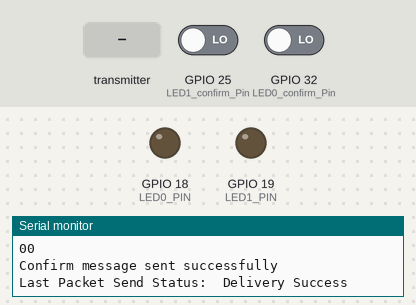
Bench run of a program on a simulated ESP32. On the bench: output pins drawn as LEDs (lit = HIGH), the last lines printed to the serial monitor. The inputs (shaded band) are chosen by the test bench; at power-on: GPIO 25 (LED1_confirm_Pin) LOW, GPIO 32 (LED0_confirm_Pin) LOW.

Above: at 1.2 s.
1.3 s: the transmitter starts sending transmitted_state0 = 1
At 1.9 s:
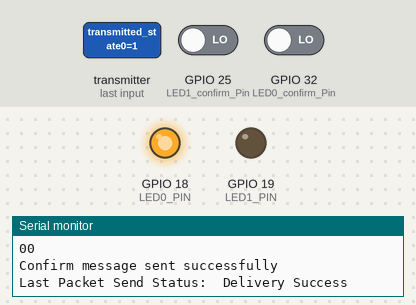
2.9 s: the transmitter starts sending transmitted_state1 = 1
At 3.6 s:
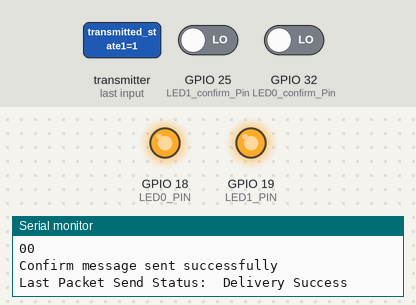
4.5 s: the transmitter starts sending transmitted_state0 = 0
At 5.2 s:
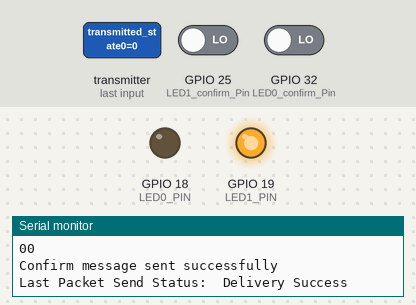
6.1 s: the transmitter starts sending transmitted_state1 = 0
At 6.8 s:
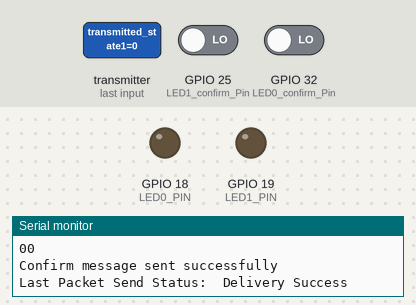
Timing chart, 0 to 8.7 s (numbered marks = the images above; inputs shaded):
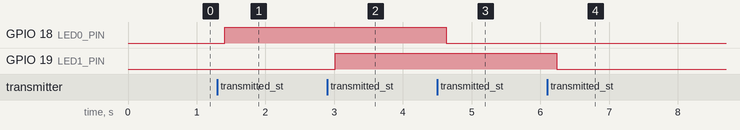

Measured:
- after the input at 1.3 s, GPIO 18 (LED0_PIN): LOW → HIGH after 0.11 s
- after the input at 2.9 s, GPIO 19 (LED1_PIN): LOW → HIGH after 0.12 s
- after the input at 4.5 s, GPIO 18 (LED0_PIN): HIGH → LOW after 0.13 s
- after the input at 6.1 s, GPIO 19 (LED1_PIN): HIGH → LOW after 0.14 s

The program:

main.cpp
```cpp
#include <esp_now.h>
#include <WiFi.h>

// Define LED Pins
int LED0_PIN = 18;
int LED1_PIN = 19;

int LED0_confirm_Pin = 32;
int LED1_confirm_Pin = 25;

bool LED0_state = LOW;
bool LED1_state = LOW;

bool* LEDs_State[2] = {
  &LED0_state,
  &LED1_state
};

int LEDBuffer0[2] = {0, 0};
int LEDBuffer1[2] = {0, 0};

int* LEDsBuffer[2] = {LEDBuffer0, LEDBuffer1};
int risingEdge[2] = {1, 0};

// Struct for transmitted and received messages
typedef struct struct_transmission_message {
  int transmitted_state0;
  int transmitted_state1;
} struct_transmission_message;

// Create a struct_message to hold the received data
struct_transmission_message myData;

// Create a struct_message to hold the constant transmitted data
struct_transmission_message confirmMessage;

// Flag to indicate that new data has been received
volatile bool dataReceived = false;

// MAC address of the other ESP32 (the transmitter)
// mac address of the transmitter 30:83:98:ee:4e:38
uint8_t broadcastAddress[] = {0x30, 0x83, 0x98, 0xee, 0x4e, 0x38};

// Callback function to handle received data
void OnDataRecv(const uint8_t *mac, const uint8_t *incomingData, int len) {
  // Copy the received data into the myData structure
  memcpy(&myData, incomingData, sizeof(struct_transmission_message));
  // Set flag to true to indicate data was received (this will be handled in loop)
  dataReceived = true;
}

// Callback function to handle transmission status
void OnDataSent(const uint8_t *mac_addr, esp_now_send_status_t status) {
  Serial.print("\r\nLast Packet Send Status:\t");
  Serial.println(status == ESP_NOW_SEND_SUCCESS ? "Delivery Success" : "Delivery Fail");
}

void setup() {
  // Initialize Serial Monitor
  Serial.begin(115200);
  Serial.println("Starting Receiver with Transmitter");

  // Set LED pins as outputs
  pinMode(LED0_PIN, OUTPUT);
  pinMode(LED1_PIN, OUTPUT);
  pinMode(LED0_confirm_Pin, INPUT);
  pinMode(LED1_confirm_Pin, INPUT);

  // Set device as a Wi-Fi Station
  WiFi.mode(WIFI_STA);

  // Initialize ESP-NOW
  if (esp_now_init() != ESP_OK) {
    Serial.println("Error initializing ESP-NOW");
    return;
  }

  // Register the callback function to handle received ESP-NOW data
  esp_now_register_recv_cb(OnDataRecv);

  // Register the callback function to handle transmission status
  esp_now_register_send_cb(OnDataSent);

  // Add the peer (sender device)
  esp_now_peer_info_t peerInfo;
  memset(&peerInfo, 0, sizeof(peerInfo));
  memcpy(peerInfo.peer_addr, broadcastAddress, sizeof(broadcastAddress));
  peerInfo.channel = 1;
  peerInfo.encrypt = false;

  if (!esp_now_is_peer_exist(broadcastAddress)) {
    esp_now_del_peer(broadcastAddress); // Ensure no duplicate peer exists
    if (esp_now_add_peer(&peerInfo) != ESP_OK) {
      Serial.println("Failed to add peer");
      return;
    }
  }
}

void loop() {
  // Check if new data has been received
  if (dataReceived) {
    // Reset the flag
    dataReceived = false;

    // Print received data
    Serial.print("Data received button state:");
    Serial.print(myData.transmitted_state0);
    Serial.print(myData.transmitted_state1);

    // Update LED states
    digitalWrite(LED0_PIN, myData.transmitted_state0);
    digitalWrite(LED1_PIN, myData.transmitted_state1);
  }
  confirmMessage.transmitted_state0 = digitalRead(LED0_confirm_Pin);
  confirmMessage.transmitted_state1 = digitalRead(LED1_confirm_Pin);

  Serial.println("confirmed states ");
  Serial.print(confirmMessage.transmitted_state0);
  Serial.println(confirmMessage.transmitted_state1);

  // Send a constant message back to the transmitter
  esp_err_t result = esp_now_send(broadcastAddress, (uint8_t *) &confirmMessage, sizeof(confirmMessage));
  if (result == ESP_OK) {
    Serial.println("Confirm message sent successfully");
  } else {
    Serial.println("Error sending constant message");
  }

  delay(200);
}
```
